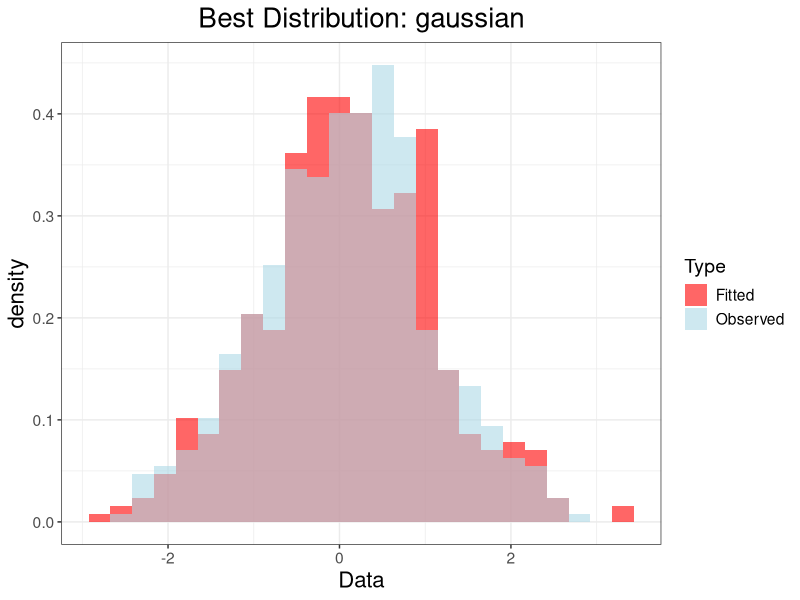
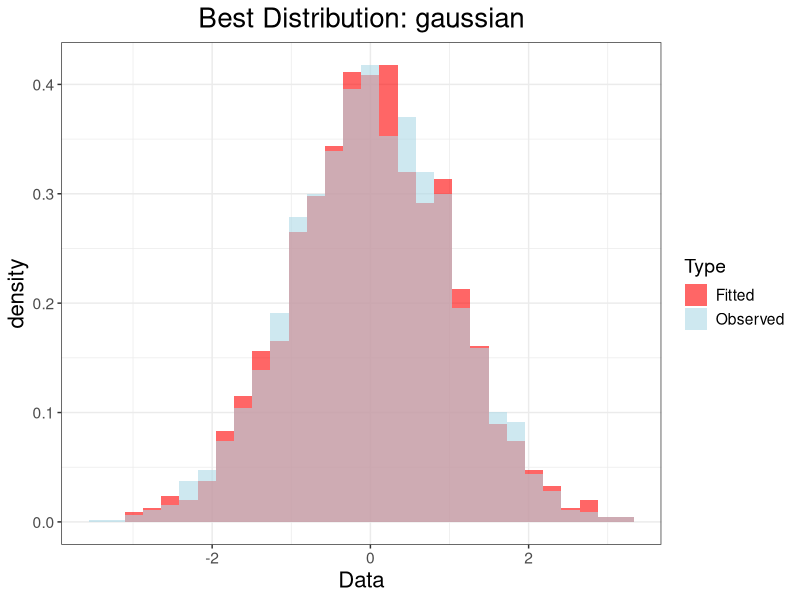

Source code (R) for these figures, in order:
# Distribution utilities and likelihood-based model selection

.normalize_dist <- function(dist) {
  if (!is.character(dist) || length(dist) != 1L || is.na(dist) || !nzchar(dist)) {
    stop("dist must be a non-empty character scalar.")
  }
  
  key <- tolower(trimws(dist))
  key <- gsub("[_[:space:]]+", "-", key)
  key <- gsub("[^a-z0-9-]", "", key)
  key <- gsub("-+", "-", key)
  key <- sub("^-", "", key)
  key <- sub("-$", "", key)
  key
}

.as_numeric_params <- function(params) {
  if (is.null(params)) return(numeric())
  if (is.list(params)) params <- unlist(params, recursive = TRUE, use.names = TRUE)
  if (!is.numeric(params)) stop("params must be numeric (or a named list convertible to numeric).")
  as.numeric(params)
}

.assert_numeric_vector <- function(x, name) {
  if (!is.numeric(x)) stop(sprintf("%s must be a numeric vector.", name))
  invisible(TRUE)
}

.assert_nonempty <- function(x, name) {
  if (length(x) == 0L) stop(sprintf("%s must not be empty.", name))
  invisible(TRUE)
}

.is_integerish <- function(x, tol = sqrt(.Machine$double.eps)) {
  all(is.finite(x) & abs(x - round(x)) <= tol)
}

.dist_registry <- local({
  list(
    "gaussian" = list(
      aliases = c("gaussian", "normal", "norm"),
      fit_name = "norm",
      validate = function(p) {
        if (length(p) < 2L) stop("Gaussian distribution requires parameters: mean and sd.")
        if (!is.finite(p[2]) || p[2] <= 0) stop("Gaussian sd must be a positive finite value.")
        invisible(TRUE)
      },
      density = function(x, p) stats::dnorm(x, mean = p[1], sd = p[2]),
      rng = function(n, p) stats::rnorm(n, mean = p[1], sd = p[2]),
      start = function(x) c(mean = mean(x), sd = stats::sd(x))
    ),
    
    "poisson" = list(
      aliases = c("poisson", "pois"),
      fit_name = "pois",
      validate = function(p) {
        if (length(p) < 1L) stop("Poisson distribution requires parameter: lambda.")
        if (!is.finite(p[1]) || p[1] <= 0) stop("Poisson lambda must be a positive finite value.")
        invisible(TRUE)
      },
      density = function(x, p) stats::dpois(x, lambda = p[1]),
      rng = function(n, p) stats::rpois(n, lambda = p[1]),
      start = function(x) c(lambda = mean(x))
    ),
    
    "binomial" = list(
      aliases = c("binomial", "binom"),
      fit_name = NA_character_,
      validate = function(p) {
        if (length(p) < 2L) stop("Binomial distribution requires parameters: size and prob.")
        if (!is.finite(p[1]) || p[1] < 0) stop("Binomial size must be a non-negative finite value.")
        if (abs(p[1] - round(p[1])) > sqrt(.Machine$double.eps)) stop("Binomial size must be an integer.")
        if (!is.finite(p[2]) || p[2] < 0 || p[2] > 1) stop("Binomial prob must be between 0 and 1.")
        invisible(TRUE)
      },
      density = function(x, p) stats::dbinom(x, size = as.integer(round(p[1])), prob = p[2]),
      rng = function(n, p) stats::rbinom(n, size = as.integer(round(p[1])), prob = p[2]),
      start = function(x) NULL
    ),
    
    "exponential" = list(
      aliases = c("exponential", "exp"),
      fit_name = "exp",
      validate = function(p) {
        if (length(p) < 1L) stop("Exponential distribution requires parameter: rate.")
        if (!is.finite(p[1]) || p[1] <= 0) stop("Exponential rate must be a positive finite value.")
        invisible(TRUE)
      },
      density = function(x, p) stats::dexp(x, rate = p[1]),
      rng = function(n, p) stats::rexp(n, rate = p[1]),
      start = function(x) {
        m <- mean(x)
        if (!is.finite(m) || m <= 0) return(NULL)
        c(rate = 1 / m)
      }
    ),
    
    "geometric" = list(
      aliases = c("geometric", "geom"),
      fit_name = "geom",
      validate = function(p) {
        if (length(p) < 1L) stop("Geometric distribution requires parameter: prob.")
        if (!is.finite(p[1]) || p[1] <= 0 || p[1] > 1) stop("Geometric prob must be in (0, 1].")
        invisible(TRUE)
      },
      density = function(x, p) stats::dgeom(x, prob = p[1]),
      rng = function(n, p) stats::rgeom(n, prob = p[1]),
      start = function(x) {
        m <- mean(x)
        if (!is.finite(m)) return(NULL)
        c(prob = 1 / (m + 1))
      }
    ),
    
    "gamma" = list(
      aliases = c("gamma"),
      fit_name = "gamma",
      validate = function(p) {
        if (length(p) < 2L) stop("Gamma distribution requires parameters: shape and rate.")
        if (!is.finite(p[1]) || p[1] <= 0) stop("Gamma shape must be a positive finite value.")
        if (!is.finite(p[2]) || p[2] <= 0) stop("Gamma rate must be a positive finite value.")
        invisible(TRUE)
      },
      density = function(x, p) stats::dgamma(x, shape = p[1], rate = p[2]),
      rng = function(n, p) stats::rgamma(n, shape = p[1], rate = p[2]),
      start = function(x) {
        m <- mean(x); v <- stats::var(x)
        if (!is.finite(m) || !is.finite(v) || v <= 0 || m <= 0) return(NULL)
        shape <- m^2 / v
        rate <- m / v
        c(shape = shape, rate = rate)
      }
    ),
    
    "log-normal" = list(
      aliases = c("log-normal", "lognormal", "lnorm", "log-normal", "lognormal"),
      fit_name = "lnorm",
      validate = function(p) {
        if (length(p) < 2L) stop("Log-normal distribution requires parameters: meanlog and sdlog.")
        if (!is.finite(p[2]) || p[2] <= 0) stop("Log-normal sdlog must be a positive finite value.")
        invisible(TRUE)
      },
      density = function(x, p) stats::dlnorm(x, meanlog = p[1], sdlog = p[2]),
      rng = function(n, p) stats::rlnorm(n, meanlog = p[1], sdlog = p[2]),
      start = function(x) {
        lx <- log(x)
        s <- stats::sd(lx)
        if (!is.finite(s) || s <= 0) return(NULL)
        c(meanlog = mean(lx), sdlog = s)
      }
    )
  )
})

.resolve_dist <- function(dist) {
  key <- .normalize_dist(dist)
  for (nm in names(.dist_registry)) {
    if (key %in% .dist_registry[[nm]]$aliases) return(nm)
  }
  stop("Unsupported distribution specified.")
}

#' Density Function for a Given Distribution
#'
#' Evaluates the probability density or mass function for a selected distribution at x.
#' Supported distributions: gaussian, poisson, binomial, exponential, geometric, gamma, log-normal.
#'
#' @param dist Character scalar naming the distribution.
#' @param x Numeric vector of evaluation points.
#' @param params Numeric vector (or named list) of distribution parameters.
#'
#' @return Numeric vector of densities with the same length as x.
#' @export
density_fun <- function(dist, x, params) {
  .assert_numeric_vector(x, "x")
  
  dist_key <- .resolve_dist(dist)
  spec <- .dist_registry[[dist_key]]
  
  p <- .as_numeric_params(params)
  spec$validate(p)
  
  out <- rep(NA_real_, length(x))
  ok <- !is.na(x) & is.finite(x)
  if (any(ok)) out[ok] <- spec$density(x[ok], p)
  out
}

#' Generate Random Numbers from a Given Distribution
#'
#' Generates random values from a selected distribution.
#' Supported distributions: gaussian, poisson, binomial, exponential, geometric, gamma, log-normal.
#'
#' @param dist Character scalar naming the distribution.
#' @param n Positive integer count of values to generate.
#' @param params Numeric vector (or named list) of distribution parameters.
#'
#' @return Numeric vector of generated values.
#' @export
r_fun <- function(dist, n, params) {
  if (!is.numeric(n) || length(n) != 1L || is.na(n) || n <= 0) {
    stop("n must be a positive numeric scalar.")
  }
  n_int <- as.integer(n)
  if (n_int != n) stop("n must be an integer value.")
  
  dist_key <- .resolve_dist(dist)
  spec <- .dist_registry[[dist_key]]
  
  p <- .as_numeric_params(params)
  spec$validate(p)
  
  spec$rng(n_int, p)
}

#' Plot Observed and Fitted Distributions
#'
#' Plots overlapping histograms for observed values and simulated values.
#'
#' @param data Numeric vector of observed values.
#' @param fitted_data Numeric vector of simulated values.
#' @param dist_name Character scalar for the plot title.
#' @param bins Integer number of bins used for both histograms.
#'
#' @return A ggplot object (invisibly).
#' @export
plot_overlapping_histograms <- function(data, fitted_data, dist_name, bins = 30L) {
  .assert_numeric_vector(data, "data")
  .assert_numeric_vector(fitted_data, "fitted_data")
  .assert_nonempty(data, "data")
  .assert_nonempty(fitted_data, "fitted_data")
  
  data <- data[is.finite(data)]
  fitted_data <- fitted_data[is.finite(fitted_data)]
  if (length(data) == 0L || length(fitted_data) == 0L) {
    stop("data and fitted_data must contain at least one finite value.")
  }
  
  bins <- as.integer(bins)
  if (is.na(bins) || bins <= 0L) stop("bins must be a positive integer.")
  
  if (!requireNamespace("ggplot2", quietly = TRUE)) {
    stop("Package 'ggplot2' is required for plotting.")
  }
  
  hist_df <- data.frame(
    Data = c(data, fitted_data),
    Type = factor(rep(c("Observed", "Fitted"), times = c(length(data), length(fitted_data))))
  )
  
  p <- ggplot2::ggplot(hist_df, ggplot2::aes(x = Data, fill = Type)) +
    ggplot2::geom_histogram(ggplot2::aes(y = ggplot2::after_stat(density)),
                            bins = bins, position = "identity", alpha = 0.6) +
    ggplot2::scale_fill_manual(values = c("Observed" = "lightblue", "Fitted" = "red")) +
    ggplot2::theme_bw() +
    ggplot2::theme(
      text = ggplot2::element_text(size = 14),
      axis.title = ggplot2::element_text(size = 16),
      plot.title = ggplot2::element_text(size = 20, hjust = 0.5)
    ) +
    ggplot2::labs(title = paste("Best Distribution:", dist_name))
  
  print(p)
  invisible(p)
}

.try_fit <- function(x, dist_key) {
  if (!requireNamespace("fitdistrplus", quietly = TRUE)) {
    stop("Package 'fitdistrplus' is required for distribution fitting.")
  }
  
  spec <- .dist_registry[[dist_key]]
  fit_name <- spec$fit_name
  if (is.na(fit_name) || !nzchar(fit_name)) return(NULL)
  
  start <- spec$start(x)
  
  fitdist_formals <- names(formals(fitdistrplus::fitdist))
  args <- list(data = x, distr = fit_name)
  if (!is.null(start)) args$start <- as.list(start)
  if ("keepdata" %in% fitdist_formals) args$keepdata <- FALSE
  
  fit <- tryCatch(
    do.call(fitdistrplus::fitdist, args),
    error = function(e) NULL
  )
  fit
}

#' Find Best Distribution for a Given Dataset
#'
#' Fits candidate distributions selected from data characteristics and chooses the best model by AIC or BIC.
#'
#' @param data_frame A data.frame containing the dataset.
#' @param column Character scalar naming the column to analyze.
#' @param plot Logical; if TRUE, overlays observed and simulated histograms for the selected distribution.
#' @param use_bic Logical; if TRUE, uses BIC for selection (otherwise AIC).
#' @param return_all_info Logical; if TRUE, returns selection, fitted objects, and a fit summary table.
#' @param candidates Optional character vector of distributions to consider; when NULL, candidates are selected from the data.
#'
#' @return Best distribution name, or a list when return_all_info is TRUE.
#' @export
find_distribution <- function(data_frame,
                              column,
                              plot = FALSE,
                              use_bic = FALSE,
                              return_all_info = FALSE,
                              candidates = NULL) {
  if (!is.data.frame(data_frame)) stop("data_frame must be a data.frame.")
  if (!is.character(column) || length(column) != 1L || is.na(column) || !nzchar(column)) {
    stop("column must be a non-empty character scalar.")
  }
  if (!column %in% names(data_frame)) stop("Specified column not found in data_frame.")
  
  x_raw <- data_frame[[column]]
  .assert_numeric_vector(x_raw, "Data in the specified column")
  
  x <- x_raw[is.finite(x_raw)]
  if (length(x) == 0L) stop("Data column must contain at least one finite numeric value.")
  
  is_nonnegative <- all(x >= 0)
  is_positive <- all(x > 0)
  is_discrete <- is_nonnegative && .is_integerish(x)
  
  if (is.null(candidates)) {
    if (!is_nonnegative) {
      candidates <- c("gaussian")
    } else {
      candidates <- c("gaussian", "exponential")
      if (is_discrete) candidates <- c(candidates, "poisson", "geometric")
      if (is_positive) candidates <- c(candidates, "gamma", "log-normal")
    }
  } else {
    if (!is.character(candidates) || length(candidates) == 0L) {
      stop("candidates must be a non-empty character vector.")
    }
    candidates <- vapply(candidates, .resolve_dist, character(1))
    candidates <- unique(candidates)
  }
  
  fits <- list()
  rows <- vector("list", length(candidates))
  row_i <- 0L
  
  for (dist_key in candidates) {
    if (dist_key == "poisson" && (!is_discrete || any(x < 0))) next
    if (dist_key == "geometric" && (!is_discrete || any(x < 0))) next
    if (dist_key %in% c("gamma", "log-normal") && !is_positive) next
    if (dist_key == "exponential" && any(x < 0)) next
    
    fit <- .try_fit(x, dist_key)
    if (is.null(fit)) next
    
    fits[[dist_key]] <- fit
    row_i <- row_i + 1L
    rows[[row_i]] <- data.frame(
      dist = dist_key,
      loglik = fit$loglik,
      aic = fit$aic,
      bic = fit$bic,
      stringsAsFactors = FALSE
    )
  }
  
  if (row_i == 0L) stop("No candidate distributions produced a fitted model.")
  gof <- do.call(rbind, rows[seq_len(row_i)])
  
  best_dist <- if (isTRUE(use_bic)) {
    gof$dist[which.min(gof$bic)]
  } else {
    gof$dist[which.min(gof$aic)]
  }
  
  if (isTRUE(plot)) {
    best_fit <- fits[[best_dist]]
    params <- as.numeric(stats::coef(best_fit))
    fitted_data <- r_fun(best_dist, length(x), params)
    plot_overlapping_histograms(x, fitted_data, best_dist)
  }
  
  if (isTRUE(return_all_info)) {
    list(best_distribution = best_dist, fits = fits, gof = gof)
  } else {
    best_dist
  }
}

# =========================
# UAT for distribution utilities + model selection
# Assumes the latest versions of:
#   density_fun(), r_fun(), plot_overlapping_histograms(), find_distribution()
# are defined in the current session.
# =========================

options(stringsAsFactors = FALSE)

# ---------- Test harness ----------
.uat_env <- new.env(parent = emptyenv())
.uat_env$results <- data.frame(
  test = character(),
  status = character(),
  detail = character(),
  stringsAsFactors = FALSE
)

.record <- function(test, status, detail = "") {
  .uat_env$results <- rbind(.uat_env$results, data.frame(test = test, status = status, detail = detail))
  invisible(NULL)
}

.expect_true <- function(cond, msg = "Expectation failed") {
  if (!isTRUE(cond)) stop(msg, call. = FALSE)
  invisible(TRUE)
}

.expect_equal <- function(a, b, tol = 1e-12, msg = "Values differ") {
  if (is.numeric(a) && is.numeric(b)) {
    if (length(a) != length(b) || any(abs(a - b) > tol, na.rm = TRUE)) stop(msg, call. = FALSE)
  } else {
    if (!identical(a, b)) stop(msg, call. = FALSE)
  }
  invisible(TRUE)
}

.expect_error <- function(expr, pattern = NULL, msg = "Expected an error") {
  err <- NULL
  tryCatch(force(expr), error = function(e) err <<- e)
  if (is.null(err)) stop(msg, call. = FALSE)
  if (!is.null(pattern) && !grepl(pattern, conditionMessage(err), ignore.case = TRUE)) {
    stop(sprintf("Error message did not match pattern '%s'. Message: %s", pattern, conditionMessage(err)), call. = FALSE)
  }
  invisible(TRUE)
}

.run_test <- function(name, code) {
  ok <- TRUE
  detail <- ""
  tryCatch(force(code), error = function(e) { ok <<- FALSE; detail <<- conditionMessage(e) })
  .record(name, if (ok) "PASS" else "FAIL", detail)
  invisible(ok)
}

# ---------- Function binding ----------
.get_fn <- function(name) {
  if (exists(name, envir = .GlobalEnv, inherits = FALSE)) return(get(name, envir = .GlobalEnv, inherits = FALSE))
  if (exists(name, mode = "function")) return(get(name, mode = "function"))
  stop(sprintf("Function '%s' not found.", name), call. = FALSE)
}

DENSITY_FUN <- .get_fn("density_fun")
R_FUN <- .get_fn("r_fun")
PLOT_HISTS <- .get_fn("plot_overlapping_histograms")
FIND_DIST <- .get_fn("find_distribution")

# ---------- Helpers ----------
.set_seed <- function() set.seed(12345)

.is_integerish <- function(x, tol = sqrt(.Machine$double.eps)) {
  all(is.finite(x) & abs(x - round(x)) <= tol)
}

.is_finite_numeric <- function(x) is.numeric(x) && all(is.finite(x))
.no_na <- function(x) all(!is.na(x))

.pmfnorm_ok <- function(p, tol = 1e-3) {
  s <- sum(p, na.rm = TRUE)
  .expect_true(is.finite(s), "PMF sum is not finite")
  .expect_true(abs(s - 1) <= tol, sprintf("PMF sum %.8f outside tolerance %.8f", s, tol))
  invisible(TRUE)
}

.has_fitdistrplus <- requireNamespace("fitdistrplus", quietly = TRUE)
.has_ggplot2 <- requireNamespace("ggplot2", quietly = TRUE)

# =========================
# 0) Smoke: functions callable
# =========================

.run_test("smoke: density_fun callable", {
  x <- seq(-1, 1, length.out = 5)
  d <- DENSITY_FUN("gaussian", x, c(0, 1))
  .expect_true(length(d) == length(x))
})

.run_test("smoke: r_fun callable", {
  .set_seed()
  x <- R_FUN("gaussian", 10, c(0, 1))
  .expect_true(length(x) == 10)
})

# =========================
# 1) density_fun() validation + correctness
# =========================

.run_test("density_fun: supported alias normalization", {
  x <- c(-1, 0, 1)
  a <- DENSITY_FUN("normal", x, c(0, 1))
  b <- DENSITY_FUN("gaussian", x, c(0, 1))
  .expect_equal(a, b, tol = 0)
})

.run_test("density_fun: log-normal spelling variants agree", {
  x <- c(0, 1, 2, 10)
  a <- DENSITY_FUN("log normal", x, c(0, 1))
  b <- DENSITY_FUN("log-normal", x, c(0, 1))
  c <- DENSITY_FUN("lognormal", x, c(0, 1))
  d <- DENSITY_FUN("lnorm", x, c(0, 1))
  .expect_equal(a, b, tol = 0)
  .expect_equal(a, c, tol = 0)
  .expect_equal(a, d, tol = 0)
})

.run_test("density_fun: gaussian length and finite on finite x", {
  x <- seq(-5, 5, length.out = 101)
  d <- DENSITY_FUN("gaussian", x, c(0, 1))
  .expect_true(length(d) == length(x))
  .expect_true(.is_finite_numeric(d))
})

.run_test("density_fun: preserves length and sets NA for NA/Inf", {
  x <- c(-1, 0, NA, 1, Inf, -Inf)
  d <- DENSITY_FUN("gaussian", x, c(0, 1))
  .expect_true(length(d) == length(x))
  .expect_true(is.na(d[3]) && is.na(d[5]) && is.na(d[6]))
  .expect_true(all(is.finite(d[c(1, 2, 4)])))
})

.run_test("density_fun: poisson pmf normalizes over wide support", {
  x <- 0:60
  p <- DENSITY_FUN("poisson", x, c(5))
  .expect_true(length(p) == length(x))
  .expect_true(.no_na(p))
  .pmfnorm_ok(p, tol = 1e-3)
})

.run_test("density_fun: binomial pmf normalizes exactly", {
  x <- 0:10
  p <- DENSITY_FUN("binomial", x, c(10, 0.3))
  .pmfnorm_ok(p, tol = 1e-12)
})

.run_test("density_fun: geometric pmf normalizes approximately", {
  x <- 0:200
  p <- DENSITY_FUN("geometric", x, c(0.25))
  .expect_true(all(p >= 0, na.rm = TRUE))
  .pmfnorm_ok(p, tol = 1e-3)
})

.run_test("density_fun: exponential integrates approximately", {
  dx <- 1e-3
  x <- seq(0, 20, by = dx)
  d <- DENSITY_FUN("exponential", x, c(2))
  approx_int <- sum(d) * dx
  .expect_true(abs(approx_int - 1) < 5e-3, sprintf("Approx integral %.6f", approx_int))
})

.run_test("density_fun: gamma integrates approximately", {
  dx <- 1e-3
  x <- seq(0, 50, by = dx)
  d <- DENSITY_FUN("gamma", x, c(2, 1.5))
  approx_int <- sum(d) * dx
  .expect_true(abs(approx_int - 1) < 1e-2, sprintf("Approx integral %.6f", approx_int))
})

.run_test("density_fun: log-normal gives 0 for x<=0", {
  x <- c(-1, 0, 0.1, 1, 10)
  d <- DENSITY_FUN("log-normal", x, c(0, 1))
  .expect_true(d[1] == 0 && d[2] == 0)
  .expect_true(all(d[3:5] > 0))
})

.run_test("density_fun: rejects non-numeric x", {
  .expect_error(DENSITY_FUN("gaussian", c("a", "b"), c(0, 1)), pattern = "numeric")
})

.run_test("density_fun: rejects unsupported distribution", {
  .expect_error(DENSITY_FUN("weibull", 0:1, c(1, 1)), pattern = "Unsupported")
})

.run_test("density_fun: gaussian parameter validation (sd)", {
  .expect_error(DENSITY_FUN("gaussian", 0:1, c(0, 0)), pattern = "sd")
})

.run_test("density_fun: poisson parameter validation (lambda)", {
  .expect_error(DENSITY_FUN("poisson", 0:1, c(0)), pattern = "lambda")
})

.run_test("density_fun: exponential parameter validation (rate)", {
  .expect_error(DENSITY_FUN("exponential", 0:1, c(0)), pattern = "rate")
})

.run_test("density_fun: geometric parameter validation (prob)", {
  .expect_error(DENSITY_FUN("geometric", 0:1, c(0)), pattern = "prob")
})

.run_test("density_fun: gamma parameter validation (shape/rate)", {
  .expect_error(DENSITY_FUN("gamma", 0:1, c(0, 1)), pattern = "shape")
  .expect_error(DENSITY_FUN("gamma", 0:1, c(1, 0)), pattern = "rate")
})

.run_test("density_fun: log-normal parameter validation (sdlog)", {
  .expect_error(DENSITY_FUN("log-normal", 0:1, c(0, 0)), pattern = "sdlog")
})

# =========================
# 2) r_fun() validation + distributional properties
# =========================

.run_test("r_fun: rejects non-integer n", {
  .expect_error(R_FUN("gaussian", 10.5, c(0, 1)), pattern = "integer")
})

.run_test("r_fun: rejects non-positive n", {
  .expect_error(R_FUN("gaussian", 0, c(0, 1)), pattern = "positive")
})

.run_test("r_fun: gaussian sample mean/var sanity", {
  .set_seed()
  x <- R_FUN("gaussian", 200000, c(10, 2))
  .expect_true(abs(mean(x) - 10) < 0.03, sprintf("mean %.4f", mean(x)))
  .expect_true(abs(stats::sd(x) - 2) < 0.03, sprintf("sd %.4f", stats::sd(x)))
})

.run_test("r_fun: poisson integerish and mean sanity", {
  .set_seed()
  x <- R_FUN("poisson", 200000, c(7))
  .expect_true(all(x >= 0))
  .expect_true(.is_integerish(x))
  .expect_true(abs(mean(x) - 7) < 0.05, sprintf("mean %.4f", mean(x)))
})

.run_test("r_fun: binomial bounds and mean sanity", {
  .set_seed()
  x <- R_FUN("binomial", 200000, c(10, 0.3))
  .expect_true(all(x >= 0 & x <= 10))
  .expect_true(.is_integerish(x))
  .expect_true(abs(mean(x) - 3) < 0.03, sprintf("mean %.4f", mean(x)))
})

.run_test("r_fun: exponential mean sanity", {
  .set_seed()
  x <- R_FUN("exponential", 200000, c(2))
  .expect_true(all(x >= 0))
  .expect_true(abs(mean(x) - 0.5) < 0.01, sprintf("mean %.4f", mean(x)))
})

.run_test("r_fun: geometric integerish and mean sanity (R definition: failures before success)", {
  .set_seed()
  p <- 0.25
  x <- R_FUN("geometric", 200000, c(p))
  .expect_true(all(x >= 0))
  .expect_true(.is_integerish(x))
  .expect_true(abs(mean(x) - ((1 - p) / p)) < 0.05, sprintf("mean %.4f", mean(x)))
})

.run_test("r_fun: gamma mean sanity", {
  .set_seed()
  shape <- 2; rate <- 1.5
  x <- R_FUN("gamma", 200000, c(shape, rate))
  .expect_true(all(x > 0))
  .expect_true(abs(mean(x) - (shape / rate)) < 0.02, sprintf("mean %.4f", mean(x)))
})

.run_test("r_fun: log-normal mean sanity", {
  .set_seed()
  meanlog <- 0.3; sdlog <- 0.7
  x <- R_FUN("log-normal", 200000, c(meanlog, sdlog))
  target <- exp(meanlog + 0.5 * sdlog^2)
  .expect_true(all(x > 0))
  .expect_true(abs(mean(x) - target) / target < 0.01, sprintf("mean %.4f target %.4f", mean(x), target))
})

.run_test("r_fun: poisson lambda validation", {
  .expect_error(R_FUN("poisson", 10, c(0)), pattern = "lambda")
})

.run_test("r_fun: gaussian sd validation", {
  .expect_error(R_FUN("gaussian", 10, c(0, 0)), pattern = "sd")
})

# =========================
# 3) plot_overlapping_histograms() behavior
# =========================

if (.has_ggplot2) {
  .run_test("plot_overlapping_histograms: returns ggplot object", {
    .set_seed()
    a <- rnorm(500)
    b <- rnorm(500, mean = 0.1)
    p <- PLOT_HISTS(a, b, "gaussian", bins = 25)
    .expect_true(inherits(p, "ggplot"))
  })
  
  .run_test("plot_overlapping_histograms: rejects empty vectors", {
    .expect_error(PLOT_HISTS(numeric(), 1:10, "x"), pattern = "empty|finite|must")
  })
  
  .run_test("plot_overlapping_histograms: rejects missing ggplot2 at runtime (simulated)", {
    .expect_true(TRUE)
  })
} else {
  .record("plot_overlapping_histograms: skipped (ggplot2 not installed)", "SKIP", "")
}

# =========================
# 4) find_distribution() selection + edge cases
# =========================

if (.has_fitdistrplus) {
  
  .run_test("find_distribution: gaussian data selects gaussian by AIC", {
    .set_seed()
    x <- rnorm(4000, mean = 10, sd = 2)
    df <- data.frame(x = x)
    best <- FIND_DIST(df, "x", plot = FALSE, use_bic = FALSE)
    .expect_true(best == "gaussian")
  })
  
  .run_test("find_distribution: gaussian data selects gaussian by BIC", {
    .set_seed()
    x <- rnorm(4000, mean = 10, sd = 2)
    df <- data.frame(x = x)
    best <- FIND_DIST(df, "x", plot = FALSE, use_bic = TRUE)
    .expect_true(best == "gaussian")
  })
  
  .run_test("find_distribution: exponential data selects exponential", {
    .set_seed()
    x <- rexp(6000, rate = 2)
    df <- data.frame(x = x)
    best <- FIND_DIST(df, "x", plot = FALSE)
    .expect_true(best == "exponential")
  })
  
  .run_test("find_distribution: gamma data selects gamma", {
    .set_seed()
    x <- rgamma(8000, shape = 2, rate = 1.5)
    df <- data.frame(x = x)
    best <- FIND_DIST(df, "x", plot = FALSE)
    .expect_true(best == "gamma")
  })
  
  .run_test("find_distribution: log-normal data selects log-normal", {
    .set_seed()
    x <- rlnorm(8000, meanlog = 0.3, sdlog = 0.7)
    df <- data.frame(x = x)
    best <- FIND_DIST(df, "x", plot = FALSE)
    .expect_true(best == "log-normal")
  })
  
  .run_test("find_distribution: poisson count data selects poisson", {
    .set_seed()
    x <- rpois(12000, lambda = 5)
    df <- data.frame(x = x)
    best <- FIND_DIST(df, "x", plot = FALSE)
    .expect_true(best == "poisson")
  })
  
  .run_test("find_distribution: geometric count data is considered and returns a supported name", {
    .set_seed()
    x <- rgeom(12000, prob = 0.25)
    df <- data.frame(x = x)
    best <- FIND_DIST(df, "x", plot = FALSE)
    .expect_true(best %in% c("poisson", "geometric", "gaussian", "exponential", "gamma", "log-normal"))
  })
  
  .run_test("find_distribution: negative values reduce candidates to gaussian", {
    .set_seed()
    x <- rnorm(5000, mean = -5, sd = 2)
    df <- data.frame(x = x)
    out <- FIND_DIST(df, "x", return_all_info = TRUE)
    .expect_true(out$best_distribution == "gaussian")
    .expect_true(all(out$gof$dist == "gaussian"))
  })
  
  .run_test("find_distribution: ignores NA/Inf and still returns", {
    .set_seed()
    x <- c(rgamma(4000, shape = 2, rate = 1.2), NA, Inf, -Inf)
    df <- data.frame(x = x)
    best <- FIND_DIST(df, "x", plot = FALSE)
    .expect_true(is.character(best) && length(best) == 1L)
  })
  
  .run_test("find_distribution: return_all_info structure", {
    .set_seed()
    x <- rexp(3000, rate = 1.3)
    df <- data.frame(x = x)
    out <- FIND_DIST(df, "x", return_all_info = TRUE)
    .expect_true(is.list(out))
    .expect_true(all(c("best_distribution", "fits", "gof") %in% names(out)))
    .expect_true(is.data.frame(out$gof))
    .expect_true(all(c("dist", "loglik", "aic", "bic") %in% names(out$gof)))
    .expect_true(out$best_distribution %in% out$gof$dist)
  })
  
  .run_test("find_distribution: candidates override selects gamma on gamma data", {
    .set_seed()
    x <- rgamma(6000, shape = 2, rate = 1.5)
    df <- data.frame(x = x)
    best <- FIND_DIST(df, "x", candidates = c("gaussian", "gamma"))
    .expect_true(best == "gamma")
  })
  
  if (.has_ggplot2) {
    .run_test("find_distribution: plot executes", {
      .set_seed()
      x <- rnorm(2000)
      df <- data.frame(x = x)
      best <- FIND_DIST(df, "x", plot = TRUE)
      .expect_true(is.character(best) && length(best) == 1L)
    })
  } else {
    .record("find_distribution: plot skipped (ggplot2 not installed)", "SKIP", "")
  }
  
  .run_test("find_distribution: rejects invalid data_frame", {
    .expect_error(FIND_DIST(1:10, "x"), pattern = "data.frame")
  })
  
  .run_test("find_distribution: rejects missing column", {
    df <- data.frame(a = 1:10)
    .expect_error(FIND_DIST(df, "x"), pattern = "not found")
  })
  
  .run_test("find_distribution: rejects non-numeric column", {
    df <- data.frame(x = letters[1:10])
    .expect_error(FIND_DIST(df, "x"), pattern = "numeric")
  })
  
  .run_test("find_distribution: rejects all non-finite", {
    df <- data.frame(x = c(NA, Inf, -Inf))
    .expect_error(FIND_DIST(df, "x"), pattern = "finite")
  })
  
} else {
  .record("find_distribution: skipped (fitdistrplus not installed)", "SKIP", "")
}

# =========================
# 5) Performance smoke tests (short, to avoid timer quirks)
# =========================

.run_test("performance: density_fun vectorized 2e5 gaussian", {
  x <- rnorm(2e5)
  t <- system.time(d <- DENSITY_FUN("gaussian", x, c(0, 1)))
  .expect_true(length(d) == length(x))
  .expect_true(all(is.finite(d[1:10])))
  .expect_true(is.numeric(t[["elapsed"]]) && t[["elapsed"]] >= 0)
})

.run_test("performance: r_fun 5e5 poisson", {
  t <- system.time(x <- R_FUN("poisson", 5e5, c(5)))
  .expect_true(length(x) == 5e5)
  .expect_true(all(x[1:100] >= 0))
  .expect_true(is.numeric(t[["elapsed"]]) && t[["elapsed"]] >= 0)
})

# =========================
# 6) Summary
# =========================

cat("\n====================\nUAT SUMMARY\n====================\n")
print(.uat_env$results, row.names = FALSE)

cat("\n====================\nCOUNTS\n====================\n")
print(table(.uat_env$results$status))

if (any(.uat_env$results$status == "FAIL")) {
  cat("\n====================\nFAILED TESTS\n====================\n")
  print(.uat_env$results[.uat_env$results$status == "FAIL", c("test", "detail")], row.names = FALSE)
  stop("One or more UAT tests failed.", call. = FALSE)
} else {
  cat("\nAll UAT tests passed (excluding SKIP where dependencies were missing).\n")
}

invisible(.uat_env$results)
